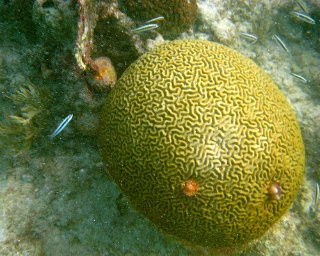
//> input picture Vitis-AI-Library/samples/classification/sample_classification.jpg, 320 x 256 px
$ ./xf_houghlines_tb ../../../../../../../../../Vitis-AI-Library/samples/classification/sample_classification.jpg   (built with g++ and OpenCV 4)
//> lines starting //> are read from the running program, lines starting //| are printed output that depends on the picture
// [15 lines of licence text are left out]
#include <time.h>

#include "common/xf_headers.hpp"
#include "xcl2.hpp"
#include "xf_houghlines_config.h"

float sinvalt[360] = {
    0.000000, 0.008727, 0.017452, 0.026177, 0.034899, 0.043619, 0.052336, 0.061049, 0.069756, 0.078459, 0.087156,
    0.095846, 0.104528, 0.113203, 0.121869, 0.130526, 0.139173, 0.147809, 0.156434, 0.165048, 0.173648, 0.182236,
    0.190809, 0.199368, 0.207912, 0.216440, 0.224951, 0.233445, 0.241922, 0.250380, 0.258819, 0.267238, 0.275637,
    0.284015, 0.292372, 0.300706, 0.309017, 0.317305, 0.325568, 0.333807, 0.342020, 0.350207, 0.358368, 0.366501,
    0.374607, 0.382684, 0.390731, 0.398749, 0.406737, 0.414693, 0.422618, 0.430511, 0.438371, 0.446198, 0.453991,
    0.461749, 0.469472, 0.477159, 0.484810, 0.492424, 0.499980, 0.507539, 0.515038, 0.522499, 0.529920, 0.537300,
    0.544639, 0.551937, 0.559193, 0.566407, 0.573577, 0.580703, 0.587786, 0.594823, 0.601815, 0.608762, 0.615662,
    0.622515, 0.629321, 0.636079, 0.642788, 0.649448, 0.656059, 0.662620, 0.669131, 0.675591, 0.681999, 0.688355,
    0.694659, 0.700910, 0.707107, 0.713251, 0.719340, 0.725375, 0.731354, 0.737278, 0.743145, 0.748956, 0.754710,
    0.760406, 0.766045, 0.771625, 0.777146, 0.782609, 0.788011, 0.793354, 0.798636, 0.803857, 0.809017, 0.814116,
    0.819152, 0.824127, 0.829038, 0.833886, 0.838671, 0.843392, 0.848048, 0.852641, 0.857168, 0.861629, 0.866026,
    0.870356, 0.874620, 0.878817, 0.882948, 0.887011, 0.891007, 0.894934, 0.898794, 0.902585, 0.906308, 0.909961,
    0.913545, 0.917060, 0.920505, 0.923879, 0.927184, 0.930417, 0.933580, 0.936672, 0.939692, 0.942641, 0.945518,
    0.948323, 0.951056, 0.953717, 0.956305, 0.958820, 0.961261, 0.963630, 0.965926, 0.968147, 0.970295, 0.972370,
    0.974370, 0.976296, 0.978147, 0.979924, 0.981627, 0.983255, 0.984807, 0.986285, 0.987688, 0.989016, 0.990268,
    0.991445, 0.992546, 0.993572, 0.994522, 0.995396, 0.996195, 0.996917, 0.997564, 0.998135, 0.998629, 0.999048,
    0.999391, 0.999657, 0.999848, 0.999962, 0.999980, 0.999962, 0.999848, 0.999657, 0.999391, 0.999048, 0.998629,
    0.998135, 0.997564, 0.996917, 0.996195, 0.995396, 0.994522, 0.993572, 0.992546, 0.991445, 0.990268, 0.989016,
    0.987688, 0.986285, 0.984807, 0.983255, 0.981627, 0.979924, 0.978147, 0.976296, 0.97437,  0.97237,  0.970295,
    0.968147, 0.965926, 0.96363,  0.961261, 0.95882,  0.956305, 0.953717, 0.951056, 0.948323, 0.945518, 0.942641,
    0.939692, 0.936672, 0.93358,  0.930417, 0.927184, 0.923879, 0.920505, 0.91706,  0.913545, 0.909961, 0.906308,
    0.902585, 0.898794, 0.894934, 0.891007, 0.887011, 0.882948, 0.878817, 0.87462,  0.870356, 0.866026, 0.861629,
    0.857168, 0.852641, 0.848048, 0.843392, 0.838671, 0.833886, 0.829038, 0.824127, 0.819152, 0.814116, 0.809017,
    0.803857, 0.798636, 0.793354, 0.788011, 0.782609, 0.777146, 0.771625, 0.766045, 0.760406, 0.75471,  0.748956,
    0.743145, 0.737278, 0.731354, 0.725375, 0.71934,  0.713251, 0.707107, 0.70091,  0.694659, 0.688355, 0.681999,
    0.675591, 0.669131, 0.66262,  0.656059, 0.649448, 0.642788, 0.636079, 0.629321, 0.622515, 0.615662, 0.608762,
    0.601815, 0.594823, 0.587786, 0.580703, 0.573577, 0.566407, 0.559193, 0.551937, 0.544639, 0.5373,   0.52992,
    0.522499, 0.515038, 0.507539, 0.5,      0.492424, 0.48481,  0.477159, 0.469472, 0.461749, 0.453991, 0.446198,
    0.438371, 0.430511, 0.422618, 0.414693, 0.406737, 0.398749, 0.390731, 0.382684, 0.374607, 0.366501, 0.358368,
    0.350207, 0.34202,  0.333807, 0.325568, 0.317305, 0.309017, 0.300706, 0.292372, 0.284015, 0.275637, 0.267238,
    0.258819, 0.25038,  0.241922, 0.233445, 0.224951, 0.21644,  0.207912, 0.199368, 0.190809, 0.182236, 0.173648,
    0.165048, 0.156434, 0.147809, 0.139173, 0.130526, 0.121869, 0.113203, 0.104528, 0.095846, 0.087156, 0.078459,
    0.069756, 0.061049, 0.052336, 0.043619, 0.034899, 0.026177, 0.017452, 0.008727};
float cosvalt[360] = {
    0.999980,  0.999962,  0.999848,  0.999657,  0.999391,  0.999048,  0.998629,  0.998135,  0.997564,  0.996917,
    0.996195,  0.995396,  0.994522,  0.993572,  0.992546,  0.991445,  0.990268,  0.989016,  0.987688,  0.986285,
    0.984807,  0.983255,  0.981627,  0.979924,  0.978147,  0.976296,  0.97437,   0.97237,   0.970295,  0.968147,
    0.965926,  0.96363,   0.961261,  0.95882,   0.956305,  0.953717,  0.951056,  0.948323,  0.945518,  0.942641,
    0.939692,  0.936672,  0.93358,   0.930417,  0.927184,  0.923879,  0.920505,  0.91706,   0.913545,  0.909961,
    0.906308,  0.902585,  0.898794,  0.894934,  0.891007,  0.887011,  0.882948,  0.878817,  0.87462,   0.870356,
    0.866026,  0.861629,  0.857168,  0.852641,  0.848048,  0.843392,  0.838671,  0.833886,  0.829038,  0.824127,
    0.819152,  0.814116,  0.809017,  0.803857,  0.798636,  0.793354,  0.788011,  0.782609,  0.777146,  0.771625,
    0.766045,  0.760406,  0.75471,   0.748956,  0.743145,  0.737278,  0.731354,  0.725375,  0.71934,   0.713251,
    0.707107,  0.70091,   0.694659,  0.688355,  0.681999,  0.675591,  0.669131,  0.66262,   0.656059,  0.649448,
    0.642788,  0.636079,  0.629321,  0.622515,  0.615662,  0.608762,  0.601815,  0.594823,  0.587786,  0.580703,
    0.573577,  0.566407,  0.559193,  0.551937,  0.544639,  0.5373,    0.52992,   0.522499,  0.515038,  0.507539,
    0.5,       0.492424,  0.48481,   0.477159,  0.469472,  0.461749,  0.453991,  0.446198,  0.438371,  0.430511,
    0.422618,  0.414693,  0.406737,  0.398749,  0.390731,  0.382684,  0.374607,  0.366501,  0.358368,  0.350207,
    0.34202,   0.333807,  0.325568,  0.317305,  0.309017,  0.300706,  0.292372,  0.284015,  0.275637,  0.267238,
    0.258819,  0.25038,   0.241922,  0.233445,  0.224951,  0.21644,   0.207912,  0.199368,  0.190809,  0.182236,
    0.173648,  0.165048,  0.156434,  0.147809,  0.139173,  0.130526,  0.121869,  0.113203,  0.104528,  0.095846,
    0.087156,  0.078459,  0.069756,  0.061049,  0.052336,  0.043619,  0.034899,  0.026177,  0.017452,  0.008727,
    0.000000,  -0.008727, -0.017452, -0.026177, -0.034899, -0.043619, -0.052336, -0.061049, -0.069756, -0.078459,
    -0.087156, -0.095846, -0.104528, -0.113203, -0.121869, -0.130526, -0.139173, -0.147809, -0.156434, -0.165048,
    -0.173648, -0.182236, -0.190809, -0.199368, -0.207912, -0.216440, -0.224951, -0.233445, -0.241922, -0.250380,
    -0.258819, -0.267238, -0.275637, -0.284015, -0.292372, -0.300706, -0.309017, -0.317305, -0.325568, -0.333807,
    -0.342020, -0.350207, -0.358368, -0.366501, -0.374607, -0.382684, -0.390731, -0.398749, -0.406737, -0.414693,
    -0.422618, -0.430511, -0.438371, -0.446198, -0.453991, -0.461749, -0.469472, -0.477159, -0.484810, -0.492424,
    -0.499980, -0.507539, -0.515038, -0.522499, -0.529920, -0.537300, -0.544639, -0.551937, -0.559193, -0.566407,
    -0.573577, -0.580703, -0.587786, -0.594823, -0.601815, -0.608762, -0.615662, -0.622515, -0.629321, -0.636079,
    -0.642788, -0.649448, -0.656059, -0.662620, -0.669131, -0.675591, -0.681999, -0.688355, -0.694659, -0.700910,
    -0.707107, -0.713251, -0.719340, -0.725375, -0.731354, -0.737278, -0.743145, -0.748956, -0.754710, -0.760406,
    -0.766045, -0.771625, -0.777146, -0.782609, -0.788011, -0.793354, -0.798636, -0.803857, -0.809017, -0.814116,
    -0.819152, -0.824127, -0.829038, -0.833886, -0.838671, -0.843392, -0.848048, -0.852641, -0.857168, -0.861629,
    -0.866026, -0.870356, -0.874620, -0.878817, -0.882948, -0.887011, -0.891007, -0.894934, -0.898794, -0.902585,
    -0.906308, -0.909961, -0.913545, -0.917060, -0.920505, -0.923879, -0.927184, -0.930417, -0.933580, -0.936672,
    -0.939692, -0.942641, -0.945518, -0.948323, -0.951056, -0.953717, -0.956305, -0.958820, -0.961261, -0.963630,
    -0.965926, -0.968147, -0.970295, -0.972370, -0.974370, -0.976296, -0.978147, -0.979924, -0.981627, -0.983255,
    -0.984807, -0.986285, -0.987688, -0.989016, -0.990268, -0.991445, -0.992546, -0.993572, -0.994522, -0.995396,
    -0.996195, -0.996917, -0.997564, -0.998135, -0.998629, -0.999048, -0.999391, -0.999657, -0.999848, -0.999962};

struct LinePolar {
    float rho;
    float angle;
};

struct hough_cmp_gt {
    hough_cmp_gt(const int* _aux) : aux(_aux) {}
    inline bool operator()(int l1, int l2) const { return aux[l1] > aux[l2] || (aux[l1] == aux[l2] && l1 < l2); }
    const int* aux;
};

// [118 lines left out: function xiHoughLinesstandard, not called in this run]

int main(int argc, char** argv) {
    if (argc != 2) {
        fprintf(stderr, "Usage: %s <INPUT IMAGE PATH 1>\n", argv[0]);
        return EXIT_FAILURE;
    }

    cv::Mat in_img, in_img1, out_img, ocv_ref;
    cv::Mat in_gray, in_gray1, diff;

    // Reading in the image:
    in_gray = cv::imread(argv[1], 0);
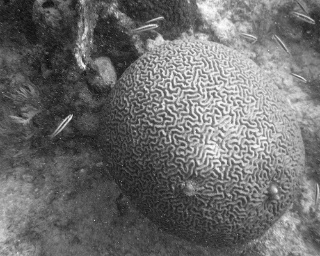
//> in_gray: 256 rows x 320 cols, CV_8UC1; min 7, max 255, mean 109.2

    if (in_gray.data == NULL) {
        fprintf(stderr, "ERROR: Cannot open image %s\n ", argv[1]);
        return EXIT_FAILURE;
    }

    // Create memory for output images:
    ocv_ref.create(in_gray.rows, in_gray.cols, in_gray.depth());
    out_img.create(in_gray.rows, in_gray.cols, in_gray.depth());

    cv::Mat dst, cdst, crefdst, crefxi, crefcv;
    cv::Canny(in_gray, dst, 50, 200, 3);
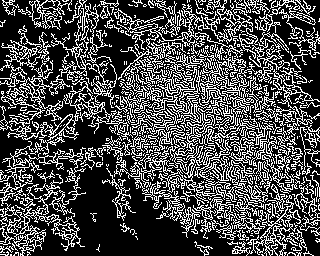
//> dst: 256 rows x 320 cols, CV_8UC1; 29.7% white in thin lines or dots

    cvtColor(dst, cdst, cv::COLOR_GRAY2BGR);
//> cdst: 256 rows x 320 cols, CV_8UC3; 29.7% white in thin lines or dots
    cvtColor(dst, crefdst, cv::COLOR_GRAY2BGR);
    cvtColor(dst, crefxi, cv::COLOR_GRAY2BGR);
    cvtColor(dst, crefcv, cv::COLOR_GRAY2BGR);

//> (the run ends here: the program needs code that is not available in this run, at `std::vector<float> outputrho(LINESMAX);`)
